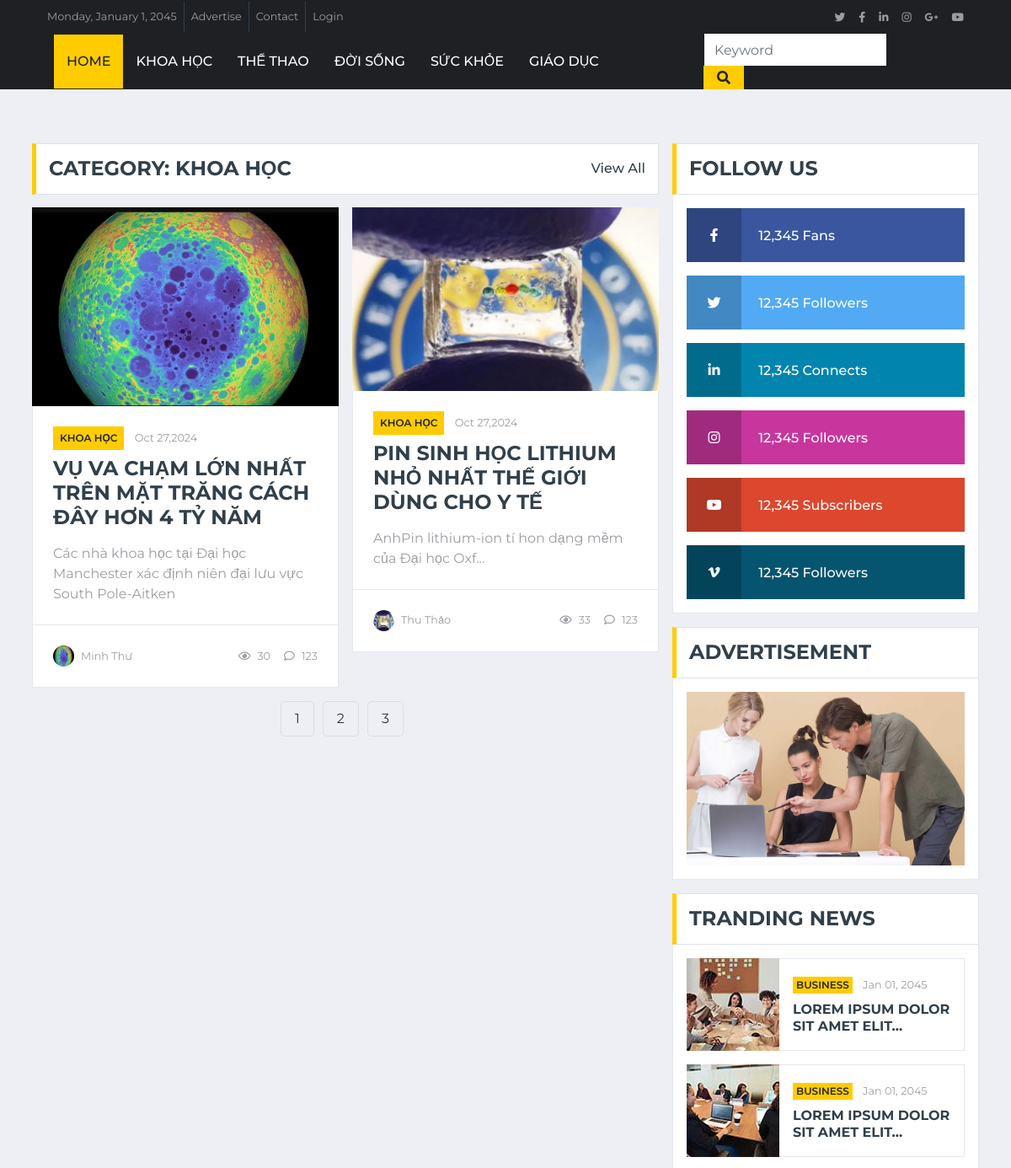
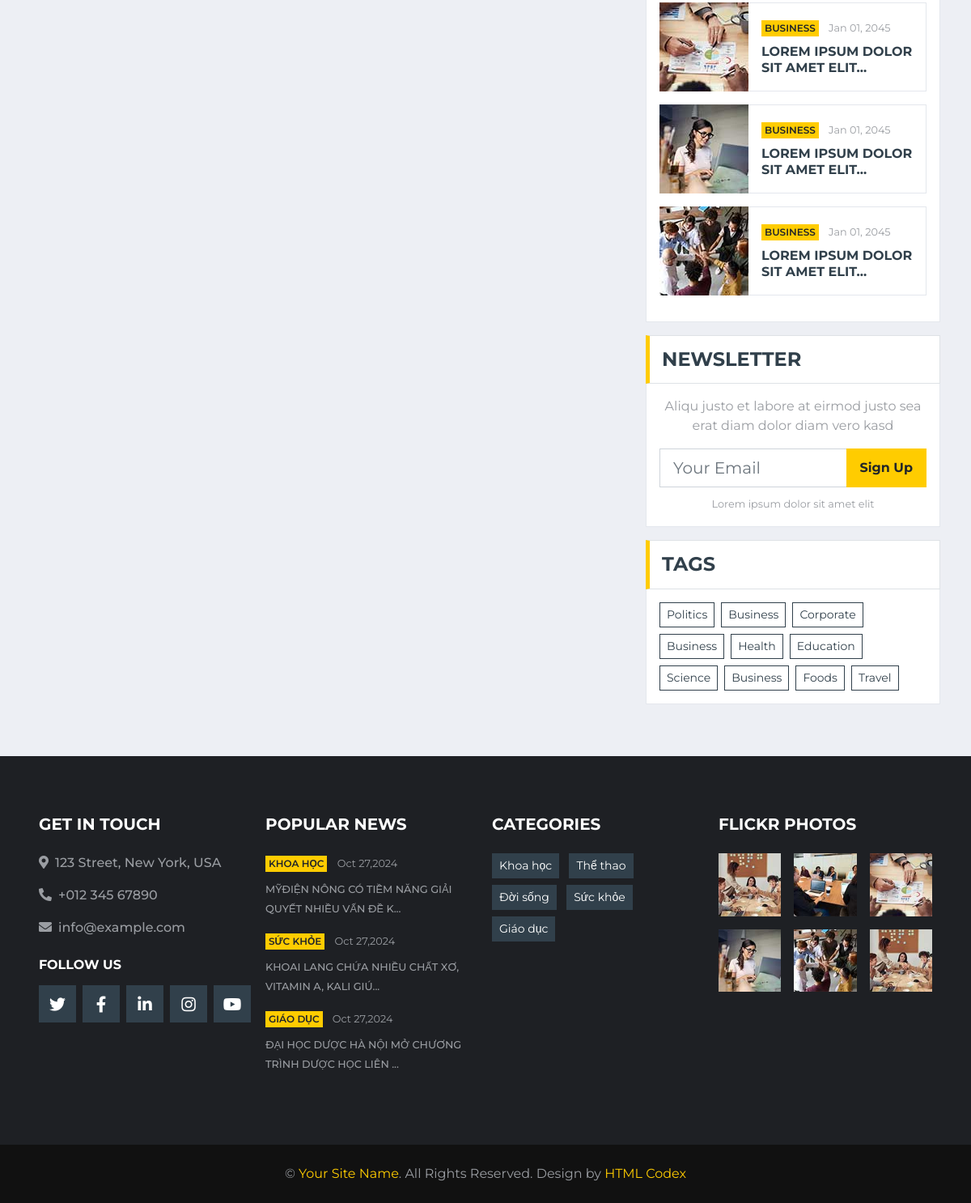
/archive.php?cate-id=1, run on the app's committed database (2 pictures, top to bottom).
### tables this page shows
CREATE TABLE `categories` (
  `id` int(11) NOT NULL,
  `name` varchar(225) NOT NULL,
  `slug` varchar(225) NOT NULL,
  `parent` int(11) NOT NULL DEFAULT 0
);

CREATE TABLE `items` (
  `id` int(11) NOT NULL,
  `title` varchar(225) NOT NULL,
  `excerpt` varchar(225) NOT NULL,
  `content` text NOT NULL,
  `image` varchar(225) NOT NULL,
  `category` int(11) NOT NULL,
  `featured` int(11) NOT NULL DEFAULT 0,
  `views` int(11) NOT NULL,
  `created_at` timestamp NOT NULL DEFAULT current_timestamp(),
  `updated_at` timestamp NOT NULL DEFAULT current_timestamp(),
  `author` int(11) NOT NULL
);

CREATE TABLE `users` (
  `id` int(11) NOT NULL,
  `name` varchar(225) NOT NULL
);

### models/db.php (called while the page is built)
<?php
class Db
{
    public static $connection;
    public function __construct()
    {
        if (!self::$connection) {
            self::$connection = new mysqli(DB_HOST, DB_USER, DB_PASSWORD, DB_NAME, PORT);
            self::$connection->set_charset(DB_CHARSET);
        }
        return self::$connection;
    }
}

### models/category.php (called while the page is built, shortened)
<?php
 class Category extends Db {
    public function getAllCate(){
        $sql = self::$connection->prepare("SELECT * FROM `categories`");
        $sql -> execute();
        $item = $sql->get_result()->fetch_all(MYSQLI_ASSOC);
        return $item;
    }
    public function getCateNameByID($cate_id){
        $sql = self::$connection->prepare("SELECT * FROM `categories` WHERE `id`=?");
        $sql->bind_param("i",$cate_id);
        $sql -> execute();
        $item = $sql->get_result()->fetch_all(MYSQLI_ASSOC);
        return $item;
    }
 }

### models/user.php (called while the page is built, shortened)
<?php
class User extends Db
{
    public function getUserNameByID($user_id)
    {
        $sql = self::$connection->prepare("SELECT * FROM `users` WHERE `id`=?");
        $sql->bind_param("i", $user_id);
        $sql->execute();
        $item = $sql->get_result()->fetch_all(MYSQLI_ASSOC);
        return $item;
    }
}

### archive.php (the view)
<?php
include "header.php";
if (isset($_GET['cate-id'])):
    $cate_id = $_GET['cate-id'];
    $count = 2;
    $page = isset($_GET['page']) ? $_GET['page'] : 1;
    $total = count($Item->getAllItemsByCate($cate_id));
    $url = $_SERVER['PHP_SELF'] . "?cate-id=" . $cate_id;
?>
    <div class="container-fluid mt-5 pt-3">
        <div class="container">
            <div class="row">
                <div class="col-lg-8">
                    <div class="row">
                        <div class="col-12">
                            <div class="section-title">
                                <h4 class="m-0 text-uppercase font-weight-bold">Category: <?php echo $Categogy->getCateNameById($cate_id)[0]['name']; ?></h4>
                                <a class="text-secondary font-weight-medium text-decoration-none" href="">View All</a>
                            </div>
                        </div>
                        <?php
                        $getItemsByCate = $Item->getItemsByCate($cate_id, $page, $count);
                        foreach ($getItemsByCate as $value):
                            $cateName = $Categogy->getCateNameByID($value['category'])[0]['name'];
                            $userName = $User->getUserNameByID($value['author'])[0]['name'];
                            $createdAt = $value['created_at'];
                            $formattedDate = date('M d,Y', strtotime($createdAt));
                        ?>
                            <div class="col-lg-6">
                                <div class="position-relative mb-3">
                                    <img class="img-fluid w-100" src="img/<?php echo $value['image'] ?>" style="object-fit: cover;">
                                    <div class="bg-white border border-top-0 p-4">
                                        <div class="mb-2">
                                            <a class="badge badge-primary text-uppercase font-weight-semi-bold p-2 mr-2"
                                                href=""><?php echo $cateName ?></a>
                                            <a class="text-body" href=""><small><?php echo $formattedDate ?></small></a>
                                        </div>
                                        <a class="h4 d-block mb-3 text-secondary text-uppercase font-weight-bold" href=""><?php echo $value['title'] ?></a>
                                        <p class="m-0"><?php echo $value['excerpt'] ?></p>
                                    </div>
                                    <div class="d-flex justify-content-between bg-white border border-top-0 p-4">
                                        <div class="d-flex align-items-center">
                                            <img class="rounded-circle mr-2" src="img/<?php echo $value['image'] ?>" width="25" height="25" alt="">
                                            <small><?php echo $userName ?></small>
                                        </div>
                                        <div class="d-flex align-items-center">
                                            <small class="ml-3"><i class="far fa-eye mr-2"></i><?php echo $value['views'] ?></small>
                                            <small class="ml-3"><i class="far fa-comment mr-2"></i>123</small>
                                        </div>
                                    </div>
                                </div>
                            </div>
                        <?php endforeach; ?>
                        <div class="pagination col-12 d-flex justify-content-center">
                            <?php echo $Item->paginate($url, $total, $count) ?>
                        </div>
                    </div>
                </div>
                <div class="col-lg-4">
                    <?php include "social-sidebar.php"  ?>
                </div>
            </div>
        </div>
    </div>
<?php
endif;
include "footer.php" ?>

### header.php (shortened to what this page needs)
<?php
require "models/db.php";
require "models/category.php";
require "models/item.php";
require "models/user.php";
$Categogy = new Category;
$getAllCate = $Categogy->getAllCate();
$Item = new Item;
$getAllItem = $Item->getAllItem();
$User = new User;
?>
<!DOCTYPE html>
<html lang="en">
<head>
    <link href="https://cdnjs.cloudflare.com/ajax/libs/font-awesome/5.15.0/css/all.min.css" rel="stylesheet">
    <link href="lib/owlcarousel/assets/owl.carousel.min.css" rel="stylesheet">
    <link href="css/style.css" rel="stylesheet">
</head>
<body>
    <div class="container-fluid d-none d-lg-block">
        <div class="row align-items-center bg-dark px-lg-5">
            <div class="col-lg-9">
                <nav class="navbar navbar-expand-sm bg-dark p-0">
                    <ul class="navbar-nav ml-n2">
                        <li class="nav-item border-right border-secondary">
                            <a class="nav-link text-body small" href="#">Monday, January 1, 2045</a>
                        </li>
                        <li class="nav-item border-right border-secondary">
                            <a class="nav-link text-body small" href="#">Advertise</a>
                        </li>
                        <li class="nav-item border-right border-secondary">
                            <a class="nav-link text-body small" href="#">Contact</a>
                        </li>
                        <li class="nav-item">
                            <a class="nav-link text-body small" href="#">Login</a>
                        </li>
                    </ul>
                </nav>
            </div>
            <div class="col-lg-3 text-right d-none d-md-block">
                <nav class="navbar navbar-expand-sm bg-dark p-0">
                    <ul class="navbar-nav ml-auto mr-n2">
                        <li class="nav-item">
                            <a class="nav-link text-body" href="#"><small class="fab fa-twitter"></small></a>
                        </li>
                        <li class="nav-item">
                            <a class="nav-link text-body" href="#"><small class="fab fa-facebook-f"></small></a>
                        </li>
                        <li class="nav-item">
                            <a class="nav-link text-body" href="#"><small class="fab fa-linkedin-in"></small></a>
                        </li>
                        <li class="nav-item">
                            <a class="nav-link text-body" href="#"><small class="fab fa-instagram"></small></a>
                        </li>
                        <li class="nav-item">
                            <a class="nav-link text-body" href="#"><small class="fab fa-google-plus-g"></small></a>
                        </li>
                        <li class="nav-item">
                            <a class="nav-link text-body" href="#"><small class="fab fa-youtube"></small></a>
                        </li>
                    </ul>
                </nav>
            </div>
        </div>
    </div>
    <div class="container-fluid p-0">
        <nav class="navbar navbar-expand-lg bg-dark navbar-dark py-2 py-lg-0 px-lg-5">
            <div class="collapse navbar-collapse justify-content-between px-0 px-lg-3" id="navbarCollapse">
                <div class="navbar-nav mr-auto py-0">
                    <a href="index.php" class="nav-item nav-link active">Home</a>
                    <?php
                    foreach ($getAllCate as $key => $value):
                    ?>
                        <a href="archive.php?cate-id=<?php echo $value['id'] ?>" class="nav-item nav-link"><?php echo $value['name'] ?></a>
                    <?php endforeach; ?>
                </div>
                <div class="input-group ml-auto d-none d-lg-flex" style="width: 100%; max-width: 300px;">
                    <form action="result.php" method="get" class="w=100">
                        <input type=" text" name="keyword" class="form-control border-0" placeholder="Keyword">
                        <div class="input-group-append">
                            <button type="submit" class="input-group-text bg-primary text-dark border-0 px-3"><i
                                    class="fa fa-search"></i></button>
                        </div>
                    </form>
                </div>
            </div>
        </nav>
    </div>

### footer.php (shortened to what this page needs)
<div class="container-fluid bg-dark pt-5 px-sm-3 px-md-5 mt-5">
    <div class="row py-4">
        <div class="col-lg-3 col-md-6 mb-5">
            <h5 class="mb-4 text-white text-uppercase font-weight-bold">Get In Touch</h5>
            <p class="font-weight-medium"><i class="fa fa-map-marker-alt mr-2"></i>123 Street, New York, USA</p>
            <p class="font-weight-medium"><i class="fa fa-phone-alt mr-2"></i>+012 345 67890</p>
            <p class="font-weight-medium"><i class="fa fa-envelope mr-2"></i>info@example.com</p>
            <h6 class="mt-4 mb-3 text-white text-uppercase font-weight-bold">Follow Us</h6>
            <div class="d-flex justify-content-start">
                <a class="btn btn-lg btn-secondary btn-lg-square mr-2" href="#"><i class="fab fa-twitter"></i></a>
                <a class="btn btn-lg btn-secondary btn-lg-square mr-2" href="#"><i class="fab fa-facebook-f"></i></a>
                <a class="btn btn-lg btn-secondary btn-lg-square mr-2" href="#"><i class="fab fa-linkedin-in"></i></a>
                <a class="btn btn-lg btn-secondary btn-lg-square mr-2" href="#"><i class="fab fa-instagram"></i></a>
                <a class="btn btn-lg btn-secondary btn-lg-square" href="#"><i class="fab fa-youtube"></i></a>
            </div>
        </div>
        <div class="col-lg-3 col-md-6 mb-5">
            <h5 class="mb-4 text-white text-uppercase font-weight-bold">Popular News</h5>
            <?php
            $popularNews = $Item->popularNews(0, 3);
            foreach ($popularNews as $key => $value):
                $cateName = $Categogy->getCateNameByID($value['category'])[0]['name'];
                $createdAt = $value['created_at'];
                $formattedDate = date('M d,Y', strtotime($createdAt));
            ?>
                <div class="mb-3">
                    <div class="mb-2">
                        <a class="badge badge-primary text-uppercase font-weight-semi-bold p-1 mr-2" href=""><?php echo $cateName ?></a>
                        <a class="text-body" href=""><small><?php echo $formattedDate ?></small></a>
                    </div>
                    <a class="small text-body text-uppercase font-weight-medium" href=""><?php echo $value['excerpt'] ?></a>
                </div>
            <?php endforeach ?>
        </div>
        <div class="col-lg-3 col-md-6 mb-5">
            <h5 class="mb-4 text-white text-uppercase font-weight-bold">Categories</h5>
            <div class="m-n1">
                <?php
                foreach ($getAllCate as $key => $value):
                ?>
                    <a href="" class="btn btn-sm btn-secondary m-1"><?php echo $value['name'] ?></a>
                <?php endforeach ?>
            </div>
        </div>
        <div class="col-lg-3 col-md-6 mb-5">
            <h5 class="mb-4 text-white text-uppercase font-weight-bold">Flickr Photos</h5>
            <div class="row">
                <div class="col-4 mb-3">
                    <a href=""><img class="w-100" src="img/news-110x110-1.jpg" alt=""></a>
                </div>
                <div class="col-4 mb-3">
                    <a href=""><img class="w-100" src="img/news-110x110-2.jpg" alt=""></a>
                </div>
                <div class="col-4 mb-3">
                    <a href=""><img class="w-100" src="img/news-110x110-3.jpg" alt=""></a>
                </div>
                <div class="col-4 mb-3">
                    <a href=""><img class="w-100" src="img/news-110x110-4.jpg" alt=""></a>
                </div>
                <div class="col-4 mb-3">
                    <a href=""><img class="w-100" src="img/news-110x110-5.jpg" alt=""></a>
                </div>
                <div class="col-4 mb-3">
                    <a href=""><img class="w-100" src="img/news-110x110-1.jpg" alt=""></a>
                </div>
            </div>
        </div>
    </div>
</div>
<div class="container-fluid py-4 px-sm-3 px-md-5" style="background: #111111;">
    <p class="m-0 text-center">&copy; <a href="#">Your Site Name</a>. All Rights Reserved.
        Design by <a href="https://htmlcodex.com">HTML Codex</a>
    </p>
</div>
</body>
</html>

### data on the page
categories: name "KHOA HỌC", name "Khoa học"
categories: name "THỂ THAO", name "Thể thao"
categories: name "ĐỜI SỐNG", name "Đời sống"
categories: name "SỨC KHỎE", name "Sức khỏe"
categories: name "GIÁO DỤC", name "Giáo dục"
items: image (picture), category.name "KHOA HỌC", created_at "Oct 27,2024", title "VỤ VA CHẠM LỚN NHẤT TRÊN MẶT TRĂNG CÁCH ĐÂY HƠN 4 TỶ NĂM", excerpt "Các nhà khoa học tại Đại học Manchester xác định niên đại lưu vực South Pole-Aitken", author.name "Minh Thư", views "30"
items: image (picture), category.name "KHOA HỌC", created_at "Oct 27,2024", title "PIN SINH HỌC LITHIUM NHỎ NHẤT THẾ GIỚI DÙNG CHO Y TẾ", excerpt "AnhPin lithium-ion tí hon dạng mềm của Đại học Oxf...", author.name "Thu Thảo", views "33"
items: category.name "KHOA HỌC", created_at "Oct 27,2024", excerpt "MỸĐIỆN NÔNG CÓ TIỀM NĂNG GIẢI QUYẾT NHIỀU VẤN ĐỀ K..."
items: category.name "SỨC KHỎE", created_at "Oct 27,2024", excerpt "KHOAI LANG CHỨA NHIỀU CHẤT XƠ, VITAMIN A, KALI GIÚ..."
items: category.name "GIÁO DỤC", created_at "Oct 27,2024", excerpt "ĐẠI HỌC DƯỢC HÀ NỘI MỞ CHƯƠNG TRÌNH DƯỢC HỌC LIÊN ..."
